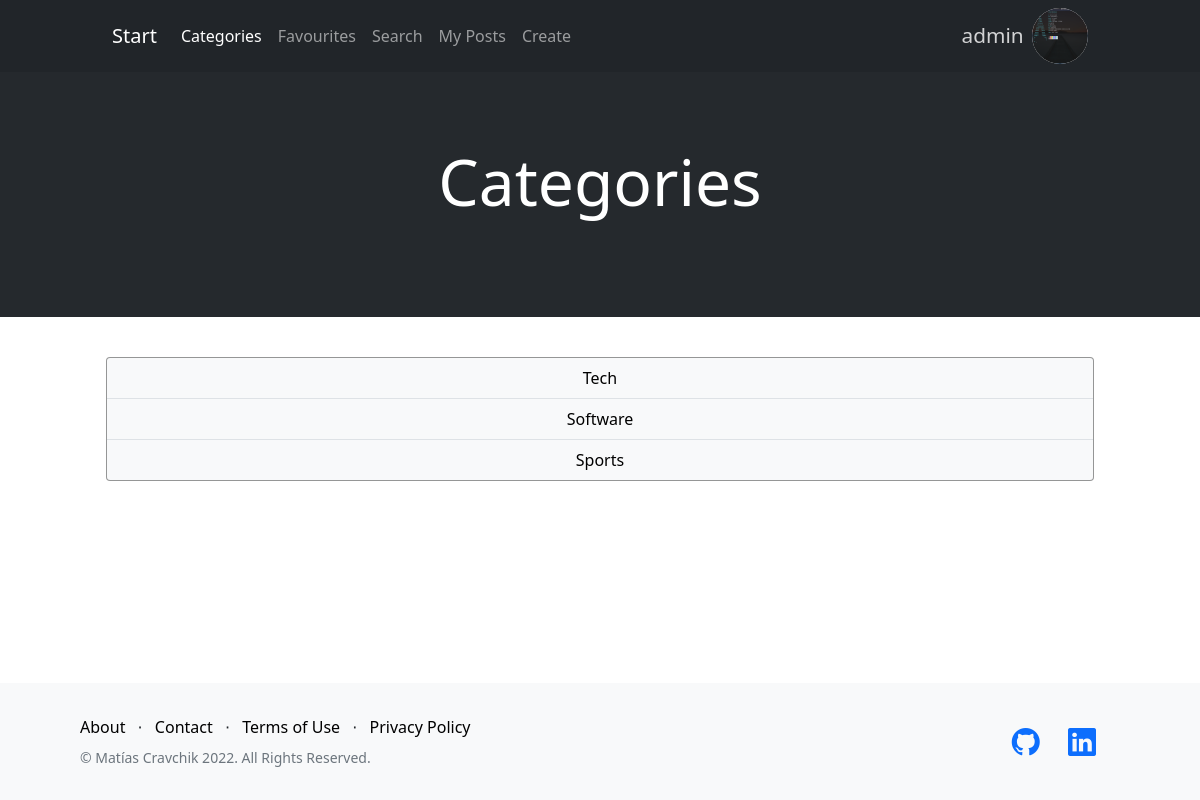
The app's page /blog/categories/ (signed in) with its own data.
### blog/models.py (models this page shows, shortened)
class Category(models.Model):
    name = models.CharField(max_length=40)
    def __str__(self):
        return self.name
    class Meta:
        verbose_name_plural = "categories"

### blog/views.py (the view, shortened to what this page needs)
# urls.py: path("categories/", views.categories, name="Categories"),
def categories(request):
    if request.method == "GET":
        category = request.GET.get("category")
    cats = Category.objects.all()
    return render(
        request, "blog/categories.html", {"page": "Categories", "categories": cats}
    )

### accounts/context_processors/avatar.py (called while the page is built)
def avatar(request):
    if request.user.is_authenticated:
        return {
            "user_avatar": Profile.avatar_url(request.user)
        }
    else:
        return {}

### accounts/models.py (called while the page is built)
    def avatar_url(user):
        url = None
        try:
            url = Profile.objects.get(user=user).avatar.url
        except ObjectDoesNotExist:
            pass
        except ValueError:
            pass
        if url is None:
            url = str(settings.MEDIA_URL) + "profiles/default.png"
        return url

### blog/templates/blog/categories.html (shortened to what this page needs)
{% extends 'layout.html' %}
{% block header %}
<div class="bg-dark o-98 p-0 m-0">
    <h1 class="mb-5 mt-4 py-5 text-center text-white" style="font-size: 4rem;">{{ page }}</h1>
</div>
{% endblock header %}
{% block content %}
    <div class="row my-3">
        <div class="col card p-0 mx-2 border-dark bg-light">
            <ul class="d-flex flex-column align-items-center text-center my-list p-0 m-0">
                {% for cat in categories %}
                    <li class="d-block py-2 w-100 cat-li border-bottom">
                        <a href="{% url 'Categories' %}?category={{ cat.id }}" class="cat-link d-block">
                            {{ cat }}
                        </a>
                    </li>
                {% endfor %}
            </ul>
        </div>
    </div>
{% endblock content %}

### DjangoBlog/templates/layout.html (shortened to what this page needs)
<!DOCTYPE html>
<html lang="en">
  <head>
    {% load static %}
    <link
      href="https://cdn.jsdelivr.net/npm/bootstrap-icons@1.5.0/font/bootstrap-icons.css"
      rel="stylesheet"
      type="text/css"
    />
    <link
      href="https://cdn.jsdelivr.net/npm/bootstrap@5.1.3/dist/css/bootstrap.min.css"
      rel="stylesheet"
    />
    <link rel="stylesheet" href="{% static 'styles.css' %}?{% now 'U' %}" />
  </head>
  <body>
    <div class="d-flex flex-column {% block pageclass %}{% endblock pageclass %} wrapper">
      <nav class="w-100 navbar navbar-expand-lg navbar-dark static-top bg-dark
                  {% if not user_avatar %}py-3{% else %}py-lg-0{% endif %}">
        <div class="container col-lg-10 align-items-center">
          <a class="navbar-brand" href="{% url 'Home' %}">Start</a>
          <div
            class="collapse navbar-collapse d-lg-flex flex-lg-row justify-content-lg-between"
            id="navbarNavDropdown"
          >
            <ul class="navbar-nav">
              <li class="nav-item">
                <a
                  class="nav-link {% if page == 'Categories' %} active {% endif %}"
                  aria-current="page"
                  href="{% url 'Categories' %}"
                >
                  Categories
                </a>
              </li>
              {% if user.is_authenticated %}
                <li class="nav-item">
                  <a
                    class="nav-link {% if page == 'Favourites' %} active {% endif %}"
                    aria-current="page"
                    href="{% url 'Favourites' %}"
                  >
                    Favourites
                  </a>
                </li>
              {% endif %}
              <li class="nav-item">
                <a
                  class="nav-link {% if page == 'Search' %} active {% endif %}"
                  aria-current="page"
                  href="{% url 'Search' %}"
                >
                  Search
                </a>
              </li>
              {% if user.is_staff %}
                <li class="nav-item">
                  <a
                  class="nav-link {% if page == 'My Posts' %} active {% endif %}"
                  aria-current="page"
                  href="{% url 'MyPosts' %}"
                  >
                    My Posts
                  </a>
                </li>
                <li class="nav-item">
                  <a
                  class="nav-link {% if page == 'Create post' %} active {% endif %}"
                  aria-current="page"
                  href="{% url 'Create' %}"
                  >
                    Create
                  </a>
                </li>
              {% endif %}
            </ul>
            <div class="d-flex justify-content-lg-center">
              {% if not user.is_authenticated %}
              <div class="nav-item mx-1 my-auto">
                <a
                  class="btn btn-info btn-pill"
                  href="{% url 'Login' %}"
                  >Log in</a
                >
              </div>
              <div class="nav-item mx-1 my-auto">
                <a
                  class="btn btn-danger btn-pill"
                  href="{% url 'Signup' %}"
                  >Sign up</a
                >
              </div>
              {% else %}
              <li class="nav-item dropdown d-flex">
                <a class="d-flex flex-row-reverse flex-lg-row align-items-center nav-link dropdown-toggle profile-dropdown my-2 my-lg-2 p-0"
                    href="#" id="navbarDropdown" role="button" data-bs-toggle="dropdown" aria-expanded="false">
                  <p class="username fw-light">{{ user }}</p>
                  <img src="{{ user_avatar }}" alt="user avatar">
                </a>
              </li>
              {% endif %}
            </div>
          </div>
        </div>
      </nav>
      {% block header %}{% endblock header %}
      <div class="py-2 container-fluid flex-grow-1">
        <div class="col-lg-10 col-md-11 mx-auto pt-3 d-flex flex-column">
          {% block content %} {% endblock content %}
        </div>
      </div>
      <footer class="footer bg-light">
        <div class="container-fluid px-5">
          <div class="row">
            <div class="col-lg-6 h-100 text-center text-lg-start my-auto">
              <ul class="list-inline mb-2 text-lg-start">
                <li class="list-inline-item">
                  <a href="#!" class="my-link">About</a>
                </li>
                <li class="list-inline-item">⋅</li>
                <li class="list-inline-item">
                  <a href="#!" class="my-link">Contact</a>
                </li>
                <li class="list-inline-item">⋅</li>
                <li class="list-inline-item">
                  <a href="#!" class="my-link">Terms of Use</a>
                </li>
                <li class="list-inline-item">⋅</li>
                <li class="list-inline-item">
                  <a href="#!" class="my-link">Privacy Policy</a>
                </li>
              </ul>
              <p class="text-muted small mb-4 mb-lg-0 text-lg-start">
                &copy; Matías Cravchik 2022. All Rights Reserved.
              </p>
            </div>
            <div class="col-lg-6 h-100 text-center text-lg-end my-auto">
              <ul class="list-inline mb-0 text-lg-end">
                <li class="list-inline-item me-4">
                  <a href="https://github.com/MatiasCra" target="_blank"><i class="bi-github fs-3"></i></a>
                </li>
                <li class="list-inline-item me-4">
                  <a href="https://www.linkedin.com/in/matias-cravchik-9287991a3/" target="_blank"><i class="bi-linkedin fs-3"></i></a>
                </li>
              </ul>
            </div>
          </div>
        </div>
      </footer>
    </div>
  </body>
</html>

### DjangoBlog/static/styles.css (style rules this page uses)
:root { --main-color: rgb(121, 82, 179); --secondary-color: rgb(255, 228, 132); --secondary-color-light: rgba(255, 228, 132, 0.8); --danger-color: rgb(239, 145, 145); --danger-color-light: rgb(245, 158, 158); --color-dark: rgb(33, 37, 41); --bootstrap-primary-color: #0d6efd; }
.wrapper { min-height: 100vh; }
.o-98 { opacity: 0.98; }
.cat-link, .cat-link:hover { color: black; text-decoration: none; }
.cat-li { transition: background-color 150ms; }
.border-dark { border-color: rgba(0, 0, 0, 0.4) !important; }
.profile-dropdown::after { position: absolute; opacity: 0; }
.profile-dropdown > img { background-color: white; border-radius: 4rem; outline: 2px black thin; outline-offset: -1px; width: 3.5rem; aspect-ratio: 1; }
.my-list { list-style: none; }
.my-list > li:last-child { border: none !important; }
.footer { padding: 2rem; }
.my-link { color: black; text-decoration: none; }
.username { color: rgba(255, 255, 255, .8); padding: 0; margin-bottom: 0; margin: 0 .4em; font-size: 1.3em; height: fit-content; }

### records on screen
Category: name "Tech"
Category: name "Software"
Category: name "Sports"

### other values on screen
{{ user }} "admin"
{{ page }} "Categories"
